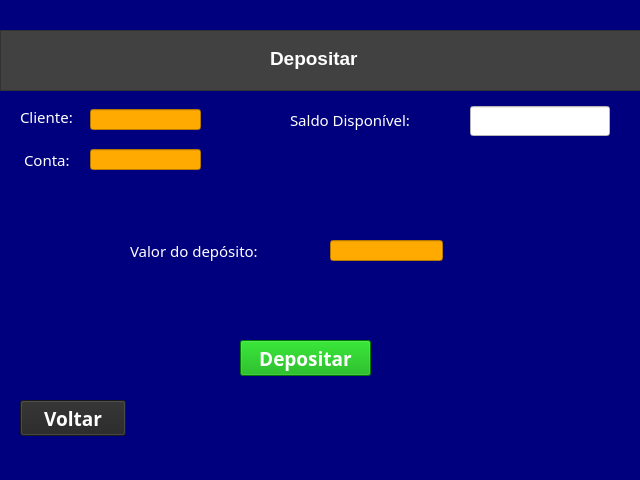
<?xml version="1.0" encoding="UTF-8"?>
<ui version="4.0">
 <class>MainWindow</class>
 <widget class="QMainWindow" name="MainWindow">
  <property name="geometry">
   <rect>
    <x>0</x>
    <y>0</y>
    <width>640</width>
    <height>480</height>
   </rect>
  </property>
  <property name="windowTitle">
   <string>MainWindow</string>
  </property>
  <property name="styleSheet">
   <string notr="true">background-color: rgb(0, 0, 127);</string>
  </property>
  <widget class="QWidget" name="centralwidget">
   <widget class="QLabel" name="label_3">
    <property name="geometry">
     <rect>
      <x>130</x>
      <y>240</y>
      <width>181</width>
      <height>21</height>
     </rect>
    </property>
    <property name="font">
     <font>
      <family>Noto Sans</family>
      <pointsize>11</pointsize>
      <weight>50</weight>
      <bold>false</bold>
     </font>
    </property>
    <property name="styleSheet">
     <string notr="true">color: rgb(255, 255, 255);</string>
    </property>
    <property name="text">
     <string>Valor do depósito:</string>
    </property>
   </widget>
   <widget class="QPushButton" name="pushButton">
    <property name="geometry">
     <rect>
      <x>240</x>
      <y>340</y>
      <width>131</width>
      <height>36</height>
     </rect>
    </property>
    <property name="font">
     <font>
      <family>Agency FB</family>
      <pointsize>14</pointsize>
      <weight>75</weight>
      <italic>false</italic>
      <bold>true</bold>
     </font>
    </property>
    <property name="styleSheet">
     <string notr="true">background-color: rgb(0, 170, 0);
color: rgb(255, 255, 255);</string>
    </property>
    <property name="text">
     <string>Depositar</string>
    </property>
   </widget>
   <widget class="QPushButton" name="pushButton_2">
    <property name="geometry">
     <rect>
      <x>20</x>
      <y>400</y>
      <width>106</width>
      <height>36</height>
     </rect>
    </property>
    <property name="font">
     <font>
      <family>Agency FB</family>
      <pointsize>14</pointsize>
      <weight>75</weight>
      <bold>true</bold>
     </font>
    </property>
    <property name="styleSheet">
     <string notr="true">background-color: rgb(37, 37, 37);
color: rgb(255, 255, 255);</string>
    </property>
    <property name="text">
     <string>Voltar</string>
    </property>
   </widget>
   <widget class="QLineEdit" name="lineEdit_2">
    <property name="geometry">
     <rect>
      <x>330</x>
      <y>240</y>
      <width>113</width>
      <height>21</height>
     </rect>
    </property>
    <property name="styleSheet">
     <string notr="true">background-color: rgb(255, 170, 0);
color: rgb(0, 0, 0);</string>
    </property>
    <property name="text">
     <string/>
    </property>
   </widget>
   <widget class="QFrame" name="frame">
    <property name="geometry">
     <rect>
      <x>0</x>
      <y>30</y>
      <width>651</width>
      <height>61</height>
     </rect>
    </property>
    <property name="styleSheet">
     <string notr="true">background-color: rgb(65, 65, 65);</string>
    </property>
    <property name="frameShape">
     <enum>QFrame::StyledPanel</enum>
    </property>
    <property name="frameShadow">
     <enum>QFrame::Raised</enum>
    </property>
    <widget class="QLabel" name="label">
     <property name="geometry">
      <rect>
       <x>270</x>
       <y>13</y>
       <width>131</width>
       <height>31</height>
      </rect>
     </property>
     <property name="font">
      <font>
       <pointsize>14</pointsize>
       <weight>75</weight>
       <bold>true</bold>
      </font>
     </property>
     <property name="styleSheet">
      <string notr="true">color: rgb(255, 255, 255);</string>
     </property>
     <property name="text">
      <string>Depositar</string>
     </property>
    </widget>
   </widget>
   <widget class="QLabel" name="label_4">
    <property name="geometry">
     <rect>
      <x>20</x>
      <y>109</y>
      <width>61</width>
      <height>16</height>
     </rect>
    </property>
    <property name="font">
     <font>
      <family>Noto Sans</family>
      <pointsize>11</pointsize>
      <weight>50</weight>
      <bold>false</bold>
     </font>
    </property>
    <property name="styleSheet">
     <string notr="true">color: rgb(255, 255, 255);</string>
    </property>
    <property name="text">
     <string>Cliente:</string>
    </property>
   </widget>
   <widget class="QLabel" name="label_5">
    <property name="geometry">
     <rect>
      <x>290</x>
      <y>109</y>
      <width>171</width>
      <height>21</height>
     </rect>
    </property>
    <property name="font">
     <font>
      <family>Noto Sans</family>
      <pointsize>11</pointsize>
      <weight>50</weight>
      <bold>false</bold>
     </font>
    </property>
    <property name="styleSheet">
     <string notr="true">color: rgb(255, 255, 255);</string>
    </property>
    <property name="text">
     <string>Saldo Disponível:</string>
    </property>
   </widget>
   <widget class="QLabel" name="label_6">
    <property name="geometry">
     <rect>
      <x>24</x>
      <y>152</y>
      <width>61</width>
      <height>16</height>
     </rect>
    </property>
    <property name="font">
     <font>
      <family>Noto Sans</family>
      <pointsize>11</pointsize>
      <weight>50</weight>
      <bold>false</bold>
     </font>
    </property>
    <property name="styleSheet">
     <string notr="true">color: rgb(255, 255, 255);</string>
    </property>
    <property name="text">
     <string>Conta:</string>
    </property>
   </widget>
   <widget class="QLineEdit" name="lineEdit_3">
    <property name="enabled">
     <bool>false</bool>
    </property>
    <property name="geometry">
     <rect>
      <x>470</x>
      <y>106</y>
      <width>140</width>
      <height>30</height>
     </rect>
    </property>
    <property name="cursor">
     <cursorShape>SizeHorCursor</cursorShape>
    </property>
    <property name="focusPolicy">
     <enum>Qt::NoFocus</enum>
    </property>
    <property name="contextMenuPolicy">
     <enum>Qt::NoContextMenu</enum>
    </property>
    <property name="styleSheet">
     <string notr="true">color: rgb(0, 0, 255);
font: 75 14pt &quot;Noto Sans&quot;;
background-color: rgb(255, 255, 255);</string>
    </property>
    <property name="inputMethodHints">
     <set>Qt::ImhNone</set>
    </property>
    <property name="text">
     <string/>
    </property>
    <property name="frame">
     <bool>true</bool>
    </property>
    <property name="echoMode">
     <enum>QLineEdit::Normal</enum>
    </property>
   </widget>
   <widget class="QLineEdit" name="lineEdit_4">
    <property name="geometry">
     <rect>
      <x>90</x>
      <y>109</y>
      <width>111</width>
      <height>21</height>
     </rect>
    </property>
    <property name="contextMenuPolicy">
     <enum>Qt::NoContextMenu</enum>
    </property>
    <property name="styleSheet">
     <string notr="true">background-color: rgb(255, 170, 0);
color: rgb(0, 0, 0);</string>
    </property>
    <property name="text">
     <string/>
    </property>
   </widget>
   <widget class="QLineEdit" name="lineEdit_5">
    <property name="geometry">
     <rect>
      <x>90</x>
      <y>149</y>
      <width>111</width>
      <height>21</height>
     </rect>
    </property>
    <property name="styleSheet">
     <string notr="true">background-color: rgb(255, 170, 0);
color: rgb(0, 0, 0);</string>
    </property>
   </widget>
  </widget>
  <widget class="QStatusBar" name="statusbar"/>
 </widget>
 <resources/>
 <connections/>
</ui>
